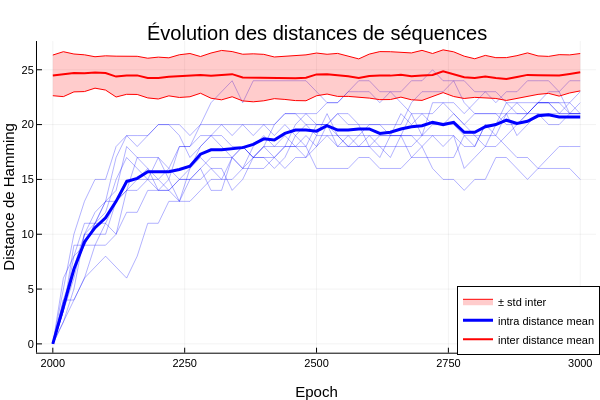

Here is the notebook cell this chart was saved with:
### Markdown cell above
### Chain evolution

### Code cell
paths_reduced = reduce_data(PATHS, 10)
beta = 100.0

seq_over_time = multi_init_seq_over_time(target_number, all_ctc_maps, epochs=3000, beta=beta, threshold=2000, step=20, runs=10)
plot_distances_inter_intra(seq_over_time, beta=beta)

### Figure 1 — Plotly figure (JSON) as saved in the notebook; plotly's stock layout.template omitted (floating-point values rounded to 4 significant figures)
{"data": [{"colorbar": {"len": 0.8657, "title": "", "x": 0.9934, "y": 0.5087}, "legendgroup": "", "line": {"color": "rgba(0, 0, 255, 0.300)", "dash": "solid", "shape": "linear", "width": 1}, "mode": "lines", "name": "", "showlegend": false, "type": "scatter", "x": [2000, 2020, 2040, 2060, 2080, 2100, 2120, 2140, 2160, 2180, 2200, 2220, 2240, 2260, 2280, 2300, 2320, 2340, 2360, 2380, 2400, 2420, 2440, 2460, 2480, 2500, 2520, 2540, 2560, 2580, 2600, 2620, 2640, 2660, 2680, 2700, 2720, 2740, 2760, 2780, 2800, 2820, 2840, 2860, 2880, 2900, 2920, 2940, 2960, 2980, 3000], "xaxis": "x", "y": [0, 4, 4, 6, 9, 11, 13, 15, 15, 16, 15, 14, 15, 15, 16, 14, 14, 17, 18, 17, 17, 16, 17, 19, 18, 20, 20, 18, 18, 18, 18, 18, 17, 19, 19, 19, 22, 22, 21, 20, 19, 18, 20, 21, 19, 20, 21, 20, 20, 21, 21], "yaxis": "y"}, {"colorbar": {"len": 0.8657, "title": "", "x": 0.9934, "y": 0.5087}, "legendgroup": "", "line": {"color": "rgba(0, 0, 255, 0.300)", "dash": "solid", "shape": "linear", "width": 1}, "mode": "lines", "name": "", "showlegend": false, "type": "scatter", "x": [2000, 2020, 2040, 2060, 2080, 2100, 2120, 2140, 2160, 2180, 2200, 2220, 2240, 2260, 2280, 2300, 2320, 2340, 2360, 2380, 2400, 2420, 2440, 2460, 2480, 2500, 2520, 2540, 2560, 2580, 2600, 2620, 2640, 2660, 2680, 2700, 2720, 2740, 2760, 2780, 2800, 2820, 2840, 2860, 2880, 2900, 2920, 2940, 2960, 2980, 3000], "xaxis": "x", "y": [0, 2, 5, 10, 11, 13, 17, 19, 19, 19, 20, 20, 19, 17, 18, 19, 20, 20, 20, 19, 20, 19, 20, 19, 20, 20, 20, 21, 21, 20, 20, 20, 19, 21, 20, 21, 20, 20, 21, 20, 21, 21, 21, 21, 22, 22, 22, 22, 21, 22, 23], "yaxis": "y"}, {"colorbar": {"len": 0.8657, "title": "", "x": 0.9934, "y": 0.5087}, "legendgroup": "", "line": {"color": "rgba(0, 0, 255, 0.300)", "dash": "solid", "shape": "linear", "width": 1}, "mode": "lines", "name": "", "showlegend": false, "type": "scatter", "x": [2000, 2020, 2040, 2060, 2080, 2100, 2120, 2140, 2160, 2180, 2200, 2220, 2240, 2260, 2280, 2300, 2320, 2340, 2360, 2380, 2400, 2420, 2440, 2460, 2480, 2500, 2520, 2540, 2560, 2580, 2600, 2620, 2640, 2660, 2680, 2700, 2720, 2740, 2760, 2780, 2800, 2820, 2840, 2860, 2880, 2900, 2920, 2940, 2960, 2980, 3000], "xaxis": "x", "y": [0, 3, 7, 9, 11, 13, 13, 14, 15, 15, 17, 16, 18, 18, 19, 19, 19, 18, 18, 17, 17, 17, 16, 17, 17, 18, 19, 18, 19, 19, 19, 18, 18, 18, 18, 19, 20, 20, 20, 19, 18, 20, 20, 22, 22, 21, 22, 22, 22, 22, 21], "yaxis": "y"}, {"colorbar": {"len": 0.8657, "title": "", "x": 0.9934, "y": 0.5087}, "legendgroup": "", "line": {"color": "rgba(0, 0, 255, 0.300)", "dash": "solid", "shape": "linear", "width": 1}, "mode": "lines", "name": "", "showlegend": false, "type": "scatter", "x": [2000, 2020, 2040, 2060, 2080, 2100, 2120, 2140, 2160, 2180, 2200, 2220, 2240, 2260, 2280, 2300, 2320, 2340, 2360, 2380, 2400, 2420, 2440, 2460, 2480, 2500, 2520, 2540, 2560, 2580, 2600, 2620, 2640, 2660, 2680, 2700, 2720, 2740, 2760, 2780, 2800, 2820, 2840, 2860, 2880, 2900, 2920, 2940, 2960, 2980, 3000], "xaxis": "x", "y": [0, 3, 6, 10, 10, 10, 13, 14, 14, 15, 14, 14, 13, 13, 14, 15, 15, 15, 16, 16, 16, 17, 18, 18, 18, 16, 16, 16, 16, 17, 17, 16, 16, 16, 17, 17, 17, 17, 17, 19, 19, 19, 19, 18, 17, 17, 16, 17, 18, 18, 18], "yaxis": "y"}, {"colorbar": {"len": 0.8657, "title": "", "x": 0.9934, "y": 0.5087}, "legendgroup": "", "line": {"color": "rgba(0, 0, 255, 0.300)", "dash": "solid", "shape": "linear", "width": 1}, "mode": "lines", "name": "", "showlegend": false, "type": "scatter", "x": [2000, 2020, 2040, 2060, 2080, 2100, 2120, 2140, 2160, 2180, 2200, 2220, 2240, 2260, 2280, 2300, 2320, 2340, 2360, 2380, 2400, 2420, 2440, 2460, 2480, 2500, 2520, 2540, 2560, 2580, 2600, 2620, 2640, 2660, 2680, 2700, 2720, 2740, 2760, 2780, 2800, 2820, 2840, 2860, 2880, 2900, 2920, 2940, 2960, 2980, 3000], "xaxis": "x", "y": [0, 5, 10, 13, 15, 15, 18, 19, 18, 19, 20, 20, 20, 19, 20, 22, 23, 24, 22, 24, 24, 24, 24, 24, 24, 23, 22, 22, 23, 23, 23, 22, 23, 22, 21, 21, 21, 22, 22, 21, 22, 23, 22, 23, 23, 24, 24, 24, 23, 24, 24], "yaxis": "y"}, {"colorbar": {"len": 0.8657, "title": "", "x": 0.9934, "y": 0.5087}, "legendgroup": "", "line": {"color": "rgba(0, 0, 255, 0.300)", "dash": "solid", "shape": "linear", "width": 1}, "mode": "lines", "name": "", "showlegend": false, "type": "scatter", "x": [2000, 2020, 2040, 2060, 2080, 2100, 2120, 2140, 2160, 2180, 2200, 2220, 2240, 2260, 2280, 2300, 2320, 2340, 2360, 2380, 2400, 2420, 2440, 2460, 2480, 2500, 2520, 2540, 2560, 2580, 2600, 2620, 2640, 2660, 2680, 2700, 2720, 2740, 2760, 2780, 2800, 2820, 2840, 2860, 2880, 2900, 2920, 2940, 2960, 2980, 3000], "xaxis": "x", "y": [0, 4, 7, 10, 12, 13, 14, 18, 17, 16, 14, 15, 18, 18, 20, 20, 20, 19, 20, 20, 20, 20, 21, 21, 20, 19, 21, 19, 18, 19, 20, 20, 20, 20, 22, 23, 23, 23, 24, 24, 23, 23, 23, 22, 21, 21, 22, 23, 23, 21, 21], "yaxis": "y"}, {"colorbar": {"len": 0.8657, "title": "", "x": 0.9934, "y": 0.5087}, "legendgroup": "", "line": {"color": "rgba(0, 0, 255, 0.300)", "dash": "solid", "shape": "linear", "width": 1}, "mode": "lines", "name": "", "showlegend": false, "type": "scatter", "x": [2000, 2020, 2040, 2060, 2080, 2100, 2120, 2140, 2160, 2180, 2200, 2220, 2240, 2260, 2280, 2300, 2320, 2340, 2360, 2380, 2400, 2420, 2440, 2460, 2480, 2500, 2520, 2540, 2560, 2580, 2600, 2620, 2640, 2660, 2680, 2700, 2720, 2740, 2760, 2780, 2800, 2820, 2840, 2860, 2880, 2900, 2920, 2940, 2960, 2980, 3000], "xaxis": "x", "y": [0, 3, 9, 9, 11, 11, 10, 14, 17, 17, 17, 15, 13, 15, 16, 17, 17, 17, 16, 17, 18, 18, 19, 18, 19, 18, 20, 19, 19, 18, 18, 17, 19, 19, 17, 18, 16, 15, 15, 14, 15, 15, 17, 17, 16, 15, 16, 16, 16, 16, 15], "yaxis": "y"}, {"colorbar": {"len": 0.8657, "title": "", "x": 0.9934, "y": 0.5087}, "legendgroup": "", "line": {"color": "rgba(0, 0, 255, 0.300)", "dash": "solid", "shape": "linear", "width": 1}, "mode": "lines", "name": "", "showlegend": false, "type": "scatter", "x": [2000, 2020, 2040, 2060, 2080, 2100, 2120, 2140, 2160, 2180, 2200, 2220, 2240, 2260, 2280, 2300, 2320, 2340, 2360, 2380, 2400, 2420, 2440, 2460, 2480, 2500, 2520, 2540, 2560, 2580, 2600, 2620, 2640, 2660, 2680, 2700, 2720, 2740, 2760, 2780, 2800, 2820, 2840, 2860, 2880, 2900, 2920, 2940, 2960, 2980, 3000], "xaxis": "x", "y": [0, 3, 8, 9, 9, 9, 10, 12, 12, 14, 14, 14, 15, 15, 15, 16, 15, 17, 16, 18, 19, 18, 18, 20, 21, 20, 20, 21, 20, 20, 18, 19, 19, 19, 21, 19, 19, 18, 19, 16, 17, 18, 18, 19, 20, 21, 21, 21, 21, 21, 22], "yaxis": "y"}, {"colorbar": {"len": 0.8657, "title": "", "x": 0.9934, "y": 0.5087}, "legendgroup": "", "line": {"color": "rgba(0, 0, 255, 0.300)", "dash": "solid", "shape": "linear", "width": 1}, "mode": "lines", "name": "", "showlegend": false, "type": "scatter", "x": [2000, 2020, 2040, 2060, 2080, 2100, 2120, 2140, 2160, 2180, 2200, 2220, 2240, 2260, 2280, 2300, 2320, 2340, 2360, 2380, 2400, 2420, 2440, 2460, 2480, 2500, 2520, 2540, 2560, 2580, 2600, 2620, 2640, 2660, 2680, 2700, 2720, 2740, 2760, 2780, 2800, 2820, 2840, 2860, 2880, 2900, 2920, 2940, 2960, 2980, 3000], "xaxis": "x", "y": [0, 6, 8, 11, 11, 12, 15, 17, 16, 15, 15, 16, 15, 16, 17, 16, 16, 14, 15, 17, 18, 17, 18, 18, 17, 19, 19, 19, 18, 18, 19, 19, 19, 19, 19, 18, 19, 19, 19, 18, 18, 20, 19, 21, 21, 21, 22, 22, 22, 21, 21], "yaxis": "y"}, {"colorbar": {"len": 0.8657, "title": "", "x": 0.9934, "y": 0.5087}, "legendgroup": "", "line": {"color": "rgba(0, 0, 255, 0.300)", "dash": "solid", "shape": "linear", "width": 1}, "mode": "lines", "name": "", "showlegend": false, "type": "scatter", "x": [2000, 2020, 2040, 2060, 2080, 2100, 2120, 2140, 2160, 2180, 2200, 2220, 2240, 2260, 2280, 2300, 2320, 2340, 2360, 2380, 2400, 2420, 2440, 2460, 2480, 2500, 2520, 2540, 2560, 2580, 2600, 2620, 2640, 2660, 2680, 2700, 2720, 2740, 2760, 2780, 2800, 2820, 2840, 2860, 2880, 2900, 2920, 2940, 2960, 2980, 3000], "xaxis": "x", "y": [0, 2, 4, 6, 7, 8, 7, 6, 8, 11, 11, 13, 13, 16, 18, 19, 18, 17, 18, 17, 18, 20, 21, 21, 21, 21, 22, 22, 23, 24, 24, 23, 23, 23, 24, 24, 25, 24, 24, 22, 21, 21, 21, 20, 20, 21, 22, 22, 21, 21, 21], "yaxis": "y"}, {"colorbar": {"len": 0.8657, "title": "", "x": 0.9934, "y": 0.5087}, "legendgroup": "± std inter", "line": {"color": "rgba(255, 0, 0, 1.000)", "dash": "solid", "shape": "linear", "width": 1}, "mode": "lines", "name": "± std inter", "showlegend": false, "type": "scatter", "x": [2000, 2020, 2040, 2060, 2080, 2100, 2120, 2140, 2160, 2180, 2200, 2220, 2240, 2260, 2280, 2300, 2320, 2340, 2360, 2380, 2400, 2420, 2440, 2460, 2480, 2500, 2520, 2540, 2560, 2580, 2600, 2620, 2640, 2660, 2680, 2700, 2720, 2740, 2760, 2780, 2800, 2820, 2840, 2860, 2880, 2900, 2920, 2940, 2960, 2980, 3000], "xaxis": "x", "y": [22.63, 22.55, 22.98, 23.01, 23.32, 23.15, 22.52, 22.76, 22.75, 22.43, 22.34, 22.62, 22.47, 22.54, 22.86, 22.4, 22.26, 22.54, 22.16, 22.08, 22.17, 22.37, 22.3, 22.19, 22.17, 22.63, 22.79, 22.57, 22.57, 22.5, 22.42, 22.28, 22.29, 22.5, 22.26, 22.21, 22.58, 22.92, 22.56, 22.38, 22.48, 22.44, 22.38, 22.2, 22.38, 22.53, 22.76, 22.85, 22.6, 22.89, 23.07], "yaxis": "y"}, {"colorbar": {"len": 0.8657, "title": "", "x": 0.9934, "y": 0.5087}, "fill": "tonexty", "fillcolor": "rgba(255, 0, 0, 0.200)", "legendgroup": "± std inter", "line": {"color": "rgba(255, 0, 0, 1.000)", "dash": "solid", "shape": "linear", "width": 1}, "mode": "lines", "name": "± std inter", "showlegend": true, "type": "scatter", "x": [2000, 2020, 2040, 2060, 2080, 2100, 2120, 2140, 2160, 2180, 2200, 2220, 2240, 2260, 2280, 2300, 2320, 2340, 2360, 2380, 2400, 2420, 2440, 2460, 2480, 2500, 2520, 2540, 2560, 2580, 2600, 2620, 2640, 2660, 2680, 2700, 2720, 2740, 2760, 2780, 2800, 2820, 2840, 2860, 2880, 2900, 2920, 2940, 2960, 2980, 3000], "xaxis": "x", "y": [26.34, 26.65, 26.44, 26.37, 26.19, 26.27, 26.24, 26.22, 26.23, 26.06, 26.15, 26.09, 26.37, 26.48, 26.21, 26.53, 26.76, 26.66, 26.42, 26.46, 26.41, 26.17, 26.24, 26.25, 26.36, 26.53, 26.41, 26.49, 26.23, 25.99, 26.43, 26.66, 26.65, 26.61, 26.54, 26.77, 26.48, 26.82, 26.64, 26.24, 26.0, 26.31, 26.1, 26.11, 26.29, 26.54, 26.26, 26.22, 26.38, 26.36, 26.48], "yaxis": "y"}, {"colorbar": {"len": 0.8657, "title": "", "x": 0.9934, "y": 0.5087}, "legendgroup": "intra distance mean", "line": {"color": "rgba(0, 0, 255, 1.000)", "dash": "solid", "shape": "linear", "width": 3}, "mode": "lines", "name": "intra distance mean", "showlegend": true, "type": "scatter", "x": [2000, 2020, 2040, 2060, 2080, 2100, 2120, 2140, 2160, 2180, 2200, 2220, 2240, 2260, 2280, 2300, 2320, 2340, 2360, 2380, 2400, 2420, 2440, 2460, 2480, 2500, 2520, 2540, 2560, 2580, 2600, 2620, 2640, 2660, 2680, 2700, 2720, 2740, 2760, 2780, 2800, 2820, 2840, 2860, 2880, 2900, 2920, 2940, 2960, 2980, 3000], "xaxis": "x", "y": [0, 3.5, 6.8, 9.3, 10.6, 11.5, 13, 14.8, 15.1, 15.7, 15.7, 15.7, 15.9, 16.2, 17.3, 17.7, 17.7, 17.8, 17.9, 18.2, 18.7, 18.6, 19.2, 19.5, 19.5, 19.4, 19.9, 19.5, 19.5, 19.6, 19.6, 19.2, 19.3, 19.6, 19.8, 19.9, 20.2, 20, 20.2, 19.3, 19.3, 19.8, 20, 20.4, 20.1, 20.3, 20.8, 20.9, 20.7, 20.7, 20.7], "yaxis": "y"}, {"colorbar": {"len": 0.8657, "title": "", "x": 0.9934, "y": 0.5087}, "legendgroup": "inter distance mean", "line": {"color": "rgba(255, 0, 0, 1.000)", "dash": "solid", "shape": "linear", "width": 2}, "mode": "lines", "name": "inter distance mean", "showlegend": true, "type": "scatter", "x": [2000, 2020, 2040, 2060, 2080, 2100, 2120, 2140, 2160, 2180, 2200, 2220, 2240, 2260, 2280, 2300, 2320, 2340, 2360, 2380, 2400, 2420, 2440, 2460, 2480, 2500, 2520, 2540, 2560, 2580, 2600, 2620, 2640, 2660, 2680, 2700, 2720, 2740, 2760, 2780, 2800, 2820, 2840, 2860, 2880, 2900, 2920, 2940, 2960, 2980, 3000], "xaxis": "x", "y": [24.49, 24.6, 24.71, 24.69, 24.76, 24.71, 24.38, 24.49, 24.49, 24.24, 24.24, 24.36, 24.42, 24.51, 24.53, 24.47, 24.51, 24.6, 24.29, 24.27, 24.29, 24.27, 24.27, 24.22, 24.27, 24.58, 24.6, 24.53, 24.4, 24.24, 24.42, 24.47, 24.47, 24.56, 24.4, 24.49, 24.53, 24.87, 24.6, 24.31, 24.24, 24.38, 24.24, 24.16, 24.33, 24.53, 24.51, 24.53, 24.49, 24.62, 24.78], "yaxis": "y"}], "layout": {"annotations": [{"font": {"color": "rgba(0, 0, 0, 1.000)", "family": "sans-serif", "size": 20}, "rotation": 0, "showarrow": false, "text": "Évolution des distances de séquences", "x": 0.5275, "xanchor": "center", "xref": "paper", "y": 1, "yanchor": "top", "yref": "paper"}], "height": 400, "legend": {"bgcolor": "rgba(255, 255, 255, 1.000)", "bordercolor": "rgba(0, 0, 0, 1.000)", "borderwidth": 1, "font": {"color": "rgba(0, 0, 0, 1.000)", "family": "sans-serif", "size": 11}, "title": {"font": {"color": "rgba(0, 0, 0, 1.000)", "family": "sans-serif", "size": 15}, "text": ""}, "tracegroupgap": 0, "traceorder": "normal", "x": 1, "xanchor": "right", "y": 0.07, "yanchor": "bottom"}, "margin": {"b": 20, "l": 0, "r": 0, "t": 20}, "paper_bgcolor": "rgba(255, 255, 255, 1.000)", "plot_bgcolor": "rgba(255, 255, 255, 1.000)", "showlegend": true, "width": 600, "xaxis": {"anchor": "y", "domain": [0.06165, 0.9934], "gridcolor": "rgba(0, 0, 0, 0.100)", "gridwidth": 0.5, "linecolor": "rgba(0, 0, 0, 1.000)", "mirror": false, "range": [1970, 3030], "showgrid": true, "showline": true, "showticklabels": true, "tickangle": 0, "tickcolor": "rgb(0, 0, 0)", "tickfont": {"color": "rgba(0, 0, 0, 1.000)", "family": "sans-serif", "size": 11}, "tickmode": "array", "ticks": "inside", "ticktext": ["2000", "2250", "2500", "2750", "3000"], "tickvals": [2000, 2250, 2500, 2750, 3000], "title": "Epoch", "titlefont": {"color": "rgba(0, 0, 0, 1.000)", "family": "sans-serif", "size": 15}, "type": "-", "visible": true, "zeroline": false, "zerolinecolor": "rgba(0, 0, 0, 1.000)"}, "yaxis": {"anchor": "x", "domain": [0.07581, 0.9415], "gridcolor": "rgba(0, 0, 0, 0.100)", "gridwidth": 0.5, "linecolor": "rgba(0, 0, 0, 1.000)", "mirror": false, "range": [-0.8045, 27.62], "showgrid": true, "showline": true, "showticklabels": true, "tickangle": 0, "tickcolor": "rgb(0, 0, 0)", "tickfont": {"color": "rgba(0, 0, 0, 1.000)", "family": "sans-serif", "size": 11}, "tickmode": "array", "ticks": "inside", "ticktext": ["0", "5", "10", "15", "20", "25"], "tickvals": [0, 5, 10, 15, 20, 25], "title": "Distance de Hamming", "titlefont": {"color": "rgba(0, 0, 0, 1.000)", "family": "sans-serif", "size": 15}, "type": "-", "visible": true, "zeroline": false, "zerolinecolor": "rgba(0, 0, 0, 1.000)"}}}
